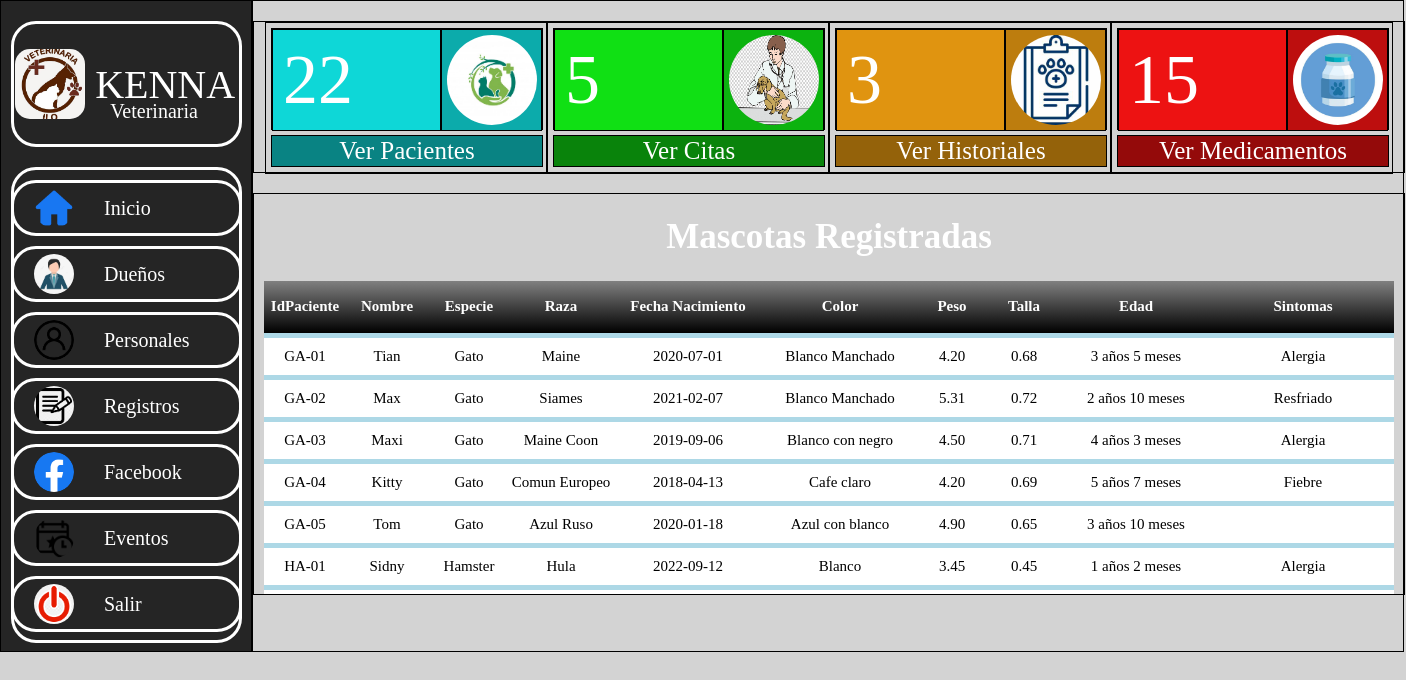
The page /crudDB/Bienvenido.php on the database its author committed.
### tables this page shows
CREATE TABLE `paciente` (
  `idpaciente` varchar(45) NOT NULL,
  `nombre` varchar(45) NOT NULL,
  `especie` varchar(45) NOT NULL,
  `raza` varchar(45) DEFAULT NULL,
  `fec_nacimiento` date NOT NULL,
  `color` varchar(45) NOT NULL,
  `peso` decimal(5,2) NOT NULL,
  `talla` decimal(5,2) NOT NULL,
  `edad` varchar(45) NOT NULL,
  `sintomas` varchar(45) DEFAULT NULL,
  PRIMARY KEY (`idpaciente`)
);

### crudDB/Bienvenido.php (the view, shortened to what this page needs)
<!DOCTYPE html>
<html lang="en">
    <head>
    </head>
    <body>
    <div id='contenido1'>
        <div id='titulo1'>
            <img src='kenna.jfif'></img>
            <p>KENNA</p>
            <p id='veterinaria' style='font-size: 20px;'>Veterinaria</p>
        </div>
        <div id='titulo2'>
            <div class='sub2'>
                <img src='inicio.png'></img>
                <a class='etiquetaA' href=''>Inicio</a>
            </div>
            <div class='sub2'>
                <img src='logo dueno.jpg'></img>
                <a class='etiquetaA' href='Dueños.php'>Dueños</a>
            </div>
            <div class='sub2'>
                <img src='personal.png'></img>
                <a class='etiquetaA' href='Personales.php'>Personales</a>
            </div>
            <div class='sub2'>
                <img src='registros.png'></img>
                <a class='etiquetaA' href='Registros.php'>Registros</a>
            </div>
            <div class='sub2'>
                <img src='facebook.png'></img>
                <a class='etiquetaA' href='https://www.facebook.com/people/KENNA-Vet/100063100876022/'>Facebook</a>
            </div>
            <div class='sub2'>
                <img src='eventos.png'></img>
                <a class='etiquetaA' href=''>Eventos</a>
            </div>
            <div class='sub2'>
                <img src='salir.png'></img>
                <a class='etiquetaA' href='Login.php'>Salir</a>
            </div>
        </div>
    </div>
    <div id='contenido2'>
        <div id='titulo3'>
            <div class='sub3'>
                <div class='subsub3-1'>
                    <div class='subsubsub3-1'  style='background-color: #0ED7D7'>
                        <?php
                        require('Conexion.php');
                        $total = $conexion -> query("SELECT "."COUNT(*)"." FROM paciente;");
                        while ($contador = $total -> fetch_assoc()){
                            echo "<p class='contador-vista'>".$contador['COUNT(*)']."</p>";
                        }
                        ?>
                    </div>
                    <div class='subsubsub3-2'  style='background-color: #0CABAB'>
                        <img src='logo mascotas.jpg'></img>
                    </div>
                </div>
                <div class='subsub3-2' style='background-color: #098383'>
                    <a class='etiquetaA' href='Pacientes.php'>Ver Pacientes</a>
                </div>
            </div>
            <div class='sub3'>
                <div class='subsub3-1'>
                    <div class='subsubsub3-1' style='background-color: #10E014'>
                        <?php
                        require('Conexion.php');
                        $total = $conexion -> query("SELECT "."COUNT(*)"." FROM cita;");
                        while ($contador = $total -> fetch_assoc()){
                            echo "<p class='contador-vista'>".$contador['COUNT(*)']."</p>";
                        }
                        ?>
                    </div>
                    <div class='subsubsub3-2' style='background-color: #0CB30F'>
                        <img src='logo citas.png'></img>
                    </div>
                </div>
                <div class='subsub3-2' style='background-color: #09830B'>
                    <a class='etiquetaA' href='Citas.php'>Ver Citas</a>
                </div>
            </div>
            <div class='sub3'>
                <div class='subsub3-1'>
                    <div class='subsubsub3-1' style='background-color: #E09410'>
                        <?php
                        require('Conexion.php');
                        $total = $conexion -> query("SELECT "."COUNT(*)"." FROM historial;");
                        while ($contador = $total -> fetch_assoc()){
                            echo "<p class='contador-vista'>".$contador['COUNT(*)']."</p>";
                        }
                        ?>
                    </div>
                    <div class='subsubsub3-2' style='background-color: #BD7D0E'>
                        <img src='logo historiales.jfif'></img>
                    </div>
                </div>
                <div class='subsub3-2' style='background-color: #94620A'>
                    <a class='etiquetaA' href='Historiales.php'>Ver Historiales</a>
                </div>
            </div>
            <div class='sub3'>
                <div class='subsub3-1'>
                    <div class='subsubsub3-1' style='background-color: #ED1212'>
                        <?php
                        require('Conexion.php');
                        $total = $conexion -> query("SELECT "."COUNT(*)"." FROM medicamento;");
                        while ($contador = $total -> fetch_assoc()){
                            echo "<p class='contador-vista'>".$contador['COUNT(*)']."</p>";
                        }
                        ?>
                    </div>
                    <div class='subsubsub3-2' style='background-color: #BD0E0E'>
                        <img src='logo medicamentos.jfif'></img>
                    </div>
                </div>
                <div class='subsub3-2' style='background-color: #940A0A'>
                    <a class='etiquetaA' href='Medicamentos.php'>Ver Medicamentos</a>
                </div>
            </div>
        </div>
        <div id='titulo4'>
        <h1>Mascotas Registradas</h1>
            <table>
                <tr>
                    <th style='width:80px; height:50px;'>IdPaciente</th>
                    <th style='width:80px; height:50px;'>Nombre</th>
                    <th style='width:80px; height:50px;'>Especie</th>
                    <th style='width:100px; height:50px;'>Raza</th>
                    <th style='width:150px; height:50px;'>Fecha Nacimiento</th>
                    <th style='width:150px; height:50px;'>Color</th>
                    <th style='width:70px; height:50px;'>Peso</th>
                    <th style='width:70px; height:50px;'>Talla</th>
                    <th style='width:150px; height:50px;'>Edad</th>
                    <th style='width:180px; height:50px;'>Sintomas</th>
                </tr>
                <?php
                require('Conexion.php');
                $pacientes = $conexion ->  query('SELECT * FROM paciente');
                while ($resultado = $pacientes -> fetch_assoc()){
                    echo '<tr>';
                    echo '<td>'.$resultado['idpaciente'].'</td>';
                    echo '<td>'.$resultado['nombre'].'</td>';
                    echo '<td>'.$resultado['especie'].'</td>';
                    echo '<td>'.$resultado['raza'].'</td>';
                    echo '<td>'.$resultado['fec_nacimiento'].'</td>';
                    echo '<td>'.$resultado['color'].'</td>';
                    echo '<td>'.$resultado['peso'].'</td>';
                    echo '<td>'.$resultado['talla'].'</td>';
                    echo '<td>'.$resultado['edad'].'</td>';
                    echo '<td>'.$resultado['sintomas'].'</td>';
                    echo '</tr>';
                }
                ?>
            </table>
        </div>
    </div>
    </body>
</html>

### crudDB/Bienvenido.php (style rules this page uses)
body { margin: 0px; padding: 0px; background-color: lightgray; display: flex; }
div { border: 1px solid black; }
#contenido1 { width: 250px; height: 650px; justify-content: center; align-items: center; background-color: #252525; }
#titulo1 { width: 225px; height: 120px; color: white; align-items: center; justify-content: center; display: flex; margin-top: 20px; margin-bottom: 20px; border: 3px solid white; border-radius: 25px; margin-left: 10px; }
#veterinaria { margin-top: 75px; margin-left: -125px; margin-right: 50px; }
#titulo1 img { width: 70px; height: 70px; margin: 10px; border-radius: 15px; }
#titulo1 p { font-size: 40px; }
#titulo2 { width: 225px; height: 470px; justify-content: center; border: 3px solid white; border-radius: 25px; margin-left: 10px; align-items: center; }
#titulo2 .sub2 { width: 225px; height: 50px; display: flex; border: 3px solid white; border-radius: 25px; align-items: center; margin-left: -3px; margin-top: 10px; }
#titulo2 .sub2 img { width: 40px; height: 40px; border-radius: 20px; margin-left: 20px; }
#titulo2 .sub2 .etiquetaA { font-size: 20px; color: white; text-decoration: none; margin-left: 30px; }
#contenido2 { width: 1150px; height: 650px; justify-content: center; align-items: center; }
#titulo3 { width: 1150px; height: 150px; justify-content: center; display: flex; margin-top: 20px; margin-bottom: 20px; }
#titulo3 .sub3 { width: 280px; height: 150px; }
#titulo3 .sub3 .subsub3-1 { width: 270px; height: 100px; margin: 5px; display: flex; }
#titulo3 .sub3 .subsub3-1 .contador-vista { font-size: 70px; color: white; margin-left: 10px; margin-top: 10px; }
#titulo3 .sub3 .subsub3-1 .subsubsub3-1 { width: 170px; height: 100px; }
#titulo3 .sub3 .subsub3-1 .subsubsub3-2 { width: 100px; height: 100px; display: flex; align-items: center; justify-content: center; }
#titulo3 .sub3 .subsub3-1 .subsubsub3-2 img { width: 90px; height: 90px; border-radius: 45px; }
#titulo3 .sub3 .subsub3-2 { width: 270px; height: 30px; margin: 5px; justify-content: center; display: flex; align-items: center; }
#titulo3 .sub3 .subsub3-2 .etiquetaA { font-size: 25px; color: white; text-decoration: none; }
#titulo4 { width: 1150px; height: 400px; justify-content: center; align-items: center; overflow: auto; }
#titulo4 h1 { font-size: 35px; text-align: center; color: white; }
#titulo4 table { border-collapse: collapse; margin: 10px; font-size: 15px; }
#titulo4 table tr { font-size: 15px; text-align: center; border-bottom: 5px solid lightblue; }
#titulo4 table th { background: linear-gradient(gray, black); color: white; }
#titulo4 table td { height: 35px; background: white; }

### rows shown on the page
paciente: idpaciente "GA-01", nombre "Tian", especie "Gato", raza "Maine", fec_nacimiento "2020-07-01", color "Blanco Manchado", peso "4.20", talla "0.68", edad "3 años 5 meses", sintomas "Alergia"
paciente: idpaciente "GA-02", nombre "Max", especie "Gato", raza "Siames", fec_nacimiento "2021-02-07", color "Blanco Manchado", peso "5.31", talla "0.72", edad "2 años 10 meses", sintomas "Resfriado"
paciente: idpaciente "GA-03", nombre "Maxi", especie "Gato", raza "Maine Coon", fec_nacimiento "2019-09-06", color "Blanco con negro", peso "4.50", talla "0.71", edad "4 años 3 meses", sintomas "Alergia"
paciente: idpaciente "GA-04", nombre "Kitty", especie "Gato", raza "Comun Europeo", fec_nacimiento "2018-04-13", color "Cafe claro", peso "4.20", talla "0.69", edad "5 años 7 meses", sintomas "Fiebre"
paciente: idpaciente "GA-05", nombre "Tom", especie "Gato", raza "Azul Ruso", fec_nacimiento "2020-01-18", color "Azul con blanco", peso "4.90", talla "0.65", edad "3 años 10 meses"
paciente: idpaciente "HA-01", nombre "Sidny", especie "Hamster", raza "Hula", fec_nacimiento "2022-09-12", color "Blanco", peso "3.45", talla "0.45", edad "1 años 2 meses", sintomas "Alergia"

### other values the page prints
$contador['COUNT(*)'] "22"
$contador['COUNT(*)'] "5"
$contador['COUNT(*)'] "3"
$contador['COUNT(*)'] "15"
